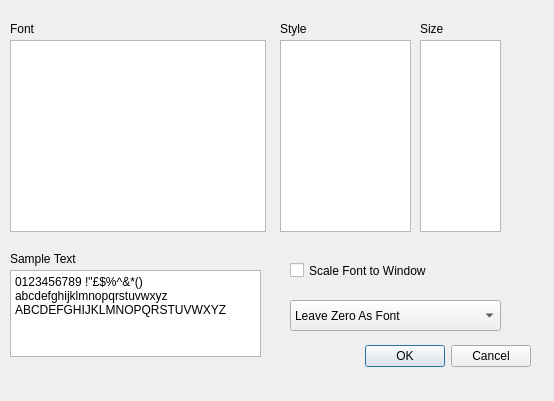
<?xml version="1.0" encoding="UTF-8"?>
<ui version="4.0">
 <class>FontSelection</class>
 <widget class="QDialog" name="FontSelection">
  <property name="geometry">
   <rect>
    <x>0</x>
    <y>0</y>
    <width>554</width>
    <height>401</height>
   </rect>
  </property>
  <property name="windowTitle">
   <string>Dialog</string>
  </property>
  <widget class="QDialogButtonBox" name="buttonBox">
   <property name="geometry">
    <rect>
     <x>190</x>
     <y>340</y>
     <width>341</width>
     <height>32</height>
    </rect>
   </property>
   <property name="orientation">
    <enum>Qt::Horizontal</enum>
   </property>
   <property name="standardButtons">
    <set>QDialogButtonBox::Cancel|QDialogButtonBox::Ok</set>
   </property>
  </widget>
  <widget class="QListWidget" name="FontNameList">
   <property name="geometry">
    <rect>
     <x>10</x>
     <y>40</y>
     <width>256</width>
     <height>192</height>
    </rect>
   </property>
  </widget>
  <widget class="QListWidget" name="FontStyleList">
   <property name="geometry">
    <rect>
     <x>280</x>
     <y>40</y>
     <width>131</width>
     <height>192</height>
    </rect>
   </property>
  </widget>
  <widget class="QListWidget" name="FontSizeList">
   <property name="geometry">
    <rect>
     <x>420</x>
     <y>40</y>
     <width>81</width>
     <height>192</height>
    </rect>
   </property>
  </widget>
  <widget class="QLabel" name="Font">
   <property name="geometry">
    <rect>
     <x>10</x>
     <y>20</y>
     <width>27</width>
     <height>17</height>
    </rect>
   </property>
   <property name="text">
    <string>Font</string>
   </property>
  </widget>
  <widget class="QLabel" name="Style">
   <property name="geometry">
    <rect>
     <x>280</x>
     <y>20</y>
     <width>27</width>
     <height>17</height>
    </rect>
   </property>
   <property name="text">
    <string>Style</string>
   </property>
  </widget>
  <widget class="QLabel" name="Size">
   <property name="geometry">
    <rect>
     <x>420</x>
     <y>20</y>
     <width>23</width>
     <height>17</height>
    </rect>
   </property>
   <property name="text">
    <string>Size</string>
   </property>
  </widget>
  <widget class="QLabel" name="SampleText">
   <property name="geometry">
    <rect>
     <x>10</x>
     <y>250</y>
     <width>69</width>
     <height>17</height>
    </rect>
   </property>
   <property name="text">
    <string>Sample Text</string>
   </property>
  </widget>
  <widget class="QCheckBox" name="FontScaling">
   <property name="geometry">
    <rect>
     <x>290</x>
     <y>260</y>
     <width>150</width>
     <height>21</height>
    </rect>
   </property>
   <property name="text">
    <string>Scale Font to Window</string>
   </property>
  </widget>
  <widget class="QComboBox" name="comboBox">
   <property name="geometry">
    <rect>
     <x>290</x>
     <y>300</y>
     <width>211</width>
     <height>31</height>
    </rect>
   </property>
   <item>
    <property name="text">
     <string>Leave Zero As Font</string>
    </property>
   </item>
   <item>
    <property name="text">
     <string>Add a dot to Zero</string>
    </property>
   </item>
   <item>
    <property name="text">
     <string>Add a slash to zero</string>
    </property>
   </item>
  </widget>
  <widget class="QPlainTextEdit" name="SampleTextBox">
   <property name="geometry">
    <rect>
     <x>10</x>
     <y>270</y>
     <width>251</width>
     <height>87</height>
    </rect>
   </property>
   <property name="plainText">
    <string>0123456789 !&quot;£$%^&amp;*()
abcdefghijklmnopqrstuvwxyz
ABCDEFGHIJKLMNOPQRSTUVWXYZ</string>
   </property>
  </widget>
 </widget>
 <resources/>
 <connections>
  <connection>
   <sender>buttonBox</sender>
   <signal>accepted()</signal>
   <receiver>FontSelection</receiver>
   <slot>accept()</slot>
   <hints>
    <hint type="sourcelabel">
     <x>468</x>
     <y>474</y>
    </hint>
    <hint type="destinationlabel">
     <x>157</x>
     <y>274</y>
    </hint>
   </hints>
  </connection>
  <connection>
   <sender>buttonBox</sender>
   <signal>rejected()</signal>
   <receiver>FontSelection</receiver>
   <slot>reject()</slot>
   <hints>
    <hint type="sourcelabel">
     <x>536</x>
     <y>480</y>
    </hint>
    <hint type="destinationlabel">
     <x>286</x>
     <y>274</y>
    </hint>
   </hints>
  </connection>
  <connection>
   <sender>FontNameList</sender>
   <signal>itemSelectionChanged()</signal>
   <receiver>FontSelection</receiver>
   <slot>fontnameSelected()</slot>
   <hints>
    <hint type="sourcelabel">
     <x>137</x>
     <y>135</y>
    </hint>
    <hint type="destinationlabel">
     <x>296</x>
     <y>251</y>
    </hint>
   </hints>
  </connection>
  <connection>
   <sender>FontStyleList</sender>
   <signal>itemSelectionChanged()</signal>
   <receiver>FontSelection</receiver>
   <slot>fontstyleSelected()</slot>
   <hints>
    <hint type="sourcelabel">
     <x>345</x>
     <y>135</y>
    </hint>
    <hint type="destinationlabel">
     <x>276</x>
     <y>200</y>
    </hint>
   </hints>
  </connection>
  <connection>
   <sender>FontSizeList</sender>
   <signal>itemSelectionChanged()</signal>
   <receiver>FontSelection</receiver>
   <slot>fontsizeSelected()</slot>
   <hints>
    <hint type="sourcelabel">
     <x>460</x>
     <y>135</y>
    </hint>
    <hint type="destinationlabel">
     <x>276</x>
     <y>200</y>
    </hint>
   </hints>
  </connection>
  <connection>
   <sender>FontScaling</sender>
   <signal>stateChanged(int)</signal>
   <receiver>FontSelection</receiver>
   <slot>fontscalingChanged()</slot>
   <hints>
    <hint type="sourcelabel">
     <x>364</x>
     <y>270</y>
    </hint>
    <hint type="destinationlabel">
     <x>276</x>
     <y>200</y>
    </hint>
   </hints>
  </connection>
 </connections>
 <slots>
  <slot>fontnameSelected()</slot>
  <slot>fontsizeSelected()</slot>
  <slot>fontstyleSelected()</slot>
  <slot>fontscalingChanged()</slot>
 </slots>
</ui>
